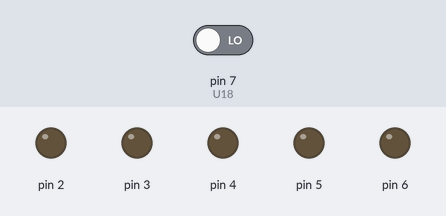
The sketch below on a simulated Arduino Uno, built with avr-gcc and run on an emulated ATmega328P. Parts: output pins drawn as LEDs (lit = HIGH). Inputs (shaded band) come from the test bench; at power-on: pin 7 (U18) LOW.

Above: at 1.2 s.
1.3 s: pin 7 (U18) driven HIGH
Timing chart, 0 to 4.3 s (numbered marks = the images above; inputs shaded):
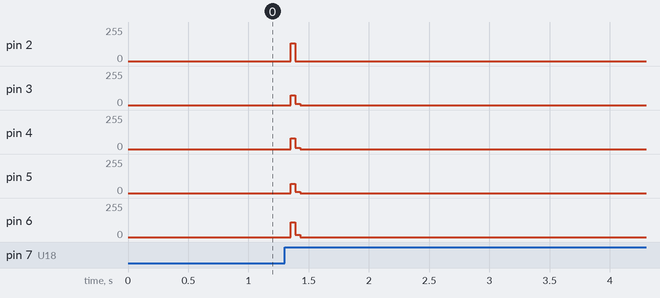

The sketch:

POV__display.ino
```cpp
int timer = 800;
int U18 = 7;
int State = 0;
int lastState = 0;


boolean space[]={0,0,0,0,0};
boolean A[]={1,1,1,1,1,1,0,1,0,0,1,0,1,0,0,1,1,1,1,1};
boolean U[]={1,1,1,1,1,0,0,0,0,1,0,0,0,0,1,1,1,1,1,1};
boolean T[]={1,0,0,0,0,1,1,1,1,1,1,0,0,0,0};
boolean O[]={1,1,1,1,1,1,0,0,0,1,1,0,0,0,1,1,1,1,1,1};
boolean K[]={1,1,1,1,1,0,0,1,0,0,0,1,0,1,0,1,0,0,0,1};
boolean R[]={1,1,1,1,1,1,0,1,0,0,1,0,1,0,0,1,1,0,1,1};
boolean I[]={1,0,0,0,1,1,1,1,1,1,1,0,0,0,1};
boolean nine[]={0,1,0,0,0,1,0,1,0,0,0,1,1,1,1};
boolean dot[]={0,0,0,0,1,0,0,0,0,1};
boolean zero[]={0,1,1,1,0,1,0,0,0,1,0,1,1,1,0};
int m;

void setup() {
  for (int Pin = 2; Pin <=6; Pin++) {
    pinMode(Pin, OUTPUT);}
  pinMode(U18, INPUT);
}

void loop() {
State = digitalRead(U18);
if (State != lastState){
  if (State == HIGH){
delayMicroseconds(5000);
WriteLetter4Width(A);
WriteLetter1Width(space);
WriteLetter1Width(space);
WriteLetter4Width(U);
WriteLetter1Width(space);
WriteLetter1Width(space);
WriteLetter3Width(T);
WriteLetter1Width(space);
WriteLetter1Width(space);
WriteLetter4Width(O);
WriteLetter1Width(space);
WriteLetter1Width(space);
WriteLetter4Width(K);
WriteLetter1Width(space);
WriteLetter1Width(space);
WriteLetter4Width(R);
WriteLetter1Width(space);
WriteLetter1Width(space);
WriteLetter3Width(I);
WriteLetter1Width(space);
WriteLetter1Width(space);
WriteLetter3Width(T);
WriteLetter1Width(space);
WriteLetter1Width(space);
WriteLetter3Width(I);
WriteLetter1Width(space);
WriteLetter1Width(space);
WriteLetter3Width(nine);
WriteLetter1Width(space);
WriteLetter1Width(space);
WriteLetter2Width(dot);
WriteLetter1Width(space);
WriteLetter1Width(space);
WriteLetter3Width(zero);
WriteLetter1Width(space);
WriteLetter1Width(space);
}}
lastState = State;
}

void WriteLetter4Width(boolean letter[]){
  m=0;
  for (int n=0; n<=3; n++){
  for (int Pin = 2; Pin <=6; Pin++) {
    digitalWrite(Pin, letter[m]);
    m=m+1;}
    delayMicroseconds(timer);}}

void WriteLetter3Width(boolean letter[]){
  m=0;
  for (int n=0; n<=2; n++){
  for (int Pin = 2; Pin <=6; Pin++) {
    digitalWrite(Pin, letter[m]);
    m=m+1;}
    delayMicroseconds(timer);}}

 void WriteLetter2Width(boolean letter[]){
  m=0;
  for (int n=0; n<=1; n++){
  for (int Pin = 2; Pin <=6; Pin++) {
    digitalWrite(Pin, letter[m]);
    m=m+1;}
    delayMicroseconds(timer);}}

 void WriteLetter1Width(boolean letter[]){
  m=0;
   for (int Pin = 2; Pin <=6; Pin++) {
    digitalWrite(Pin, space[m]);
    m=m+1;}
    delayMicroseconds(timer);}
```

Measured:
- after the input at 1.3 s, pin 2: 0/255 → 135/255 after 0.05 s, → 0/255 0.04 s later; pin 3: 0/255 → 74/255 after 0.05 s, → 11/255 0.04 s later, → 0/255 0.04 s later
